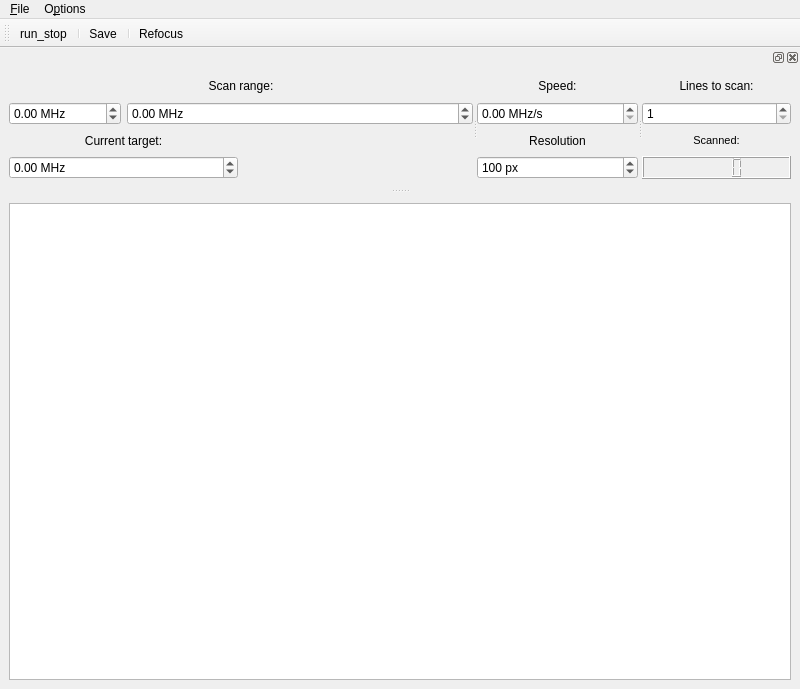
<?xml version="1.0" encoding="UTF-8"?>
<ui version="4.0">
 <class>MainWindow</class>
 <widget class="QMainWindow" name="MainWindow">
  <property name="geometry">
   <rect>
    <x>0</x>
    <y>0</y>
    <width>800</width>
    <height>689</height>
   </rect>
  </property>
  <property name="minimumSize">
   <size>
    <width>800</width>
    <height>600</height>
   </size>
  </property>
  <property name="contextMenuPolicy">
   <enum>Qt::DefaultContextMenu</enum>
  </property>
  <property name="windowTitle">
   <string>PLE scan</string>
  </property>
  <widget class="QWidget" name="centralwidget">
   <layout class="QGridLayout" name="gridLayout_3">
    <item row="0" column="0">
     <layout class="QVBoxLayout" name="verticalLayout">
      <item>
       <widget class="PlotWidget" name="voltscan_ViewWidget">
        <property name="sizePolicy">
         <sizepolicy hsizetype="Expanding" vsizetype="Expanding">
          <horstretch>0</horstretch>
          <verstretch>0</verstretch>
         </sizepolicy>
        </property>
        <property name="minimumSize">
         <size>
          <width>0</width>
          <height>200</height>
         </size>
        </property>
       </widget>
      </item>
     </layout>
    </item>
   </layout>
  </widget>
  <widget class="QMenuBar" name="menubar">
   <property name="geometry">
    <rect>
     <x>0</x>
     <y>0</y>
     <width>800</width>
     <height>21</height>
    </rect>
   </property>
   <widget class="QMenu" name="menu_File">
    <property name="title">
     <string>&amp;File</string>
    </property>
    <addaction name="action_Save"/>
    <addaction name="action_Exit"/>
   </widget>
   <widget class="QMenu" name="menu_Options">
    <property name="title">
     <string>O&amp;ptions</string>
    </property>
    <addaction name="action_Settings"/>
   </widget>
   <addaction name="menu_File"/>
   <addaction name="menu_Options"/>
  </widget>
  <widget class="QToolBar" name="toolBar">
   <property name="windowTitle">
    <string>toolBar</string>
   </property>
   <attribute name="toolBarArea">
    <enum>TopToolBarArea</enum>
   </attribute>
   <attribute name="toolBarBreak">
    <bool>false</bool>
   </attribute>
   <addaction name="action_run_stop"/>
   <addaction name="separator"/>
   <addaction name="action_Save"/>
   <addaction name="separator"/>
   <addaction name="actionRefocus"/>
  </widget>
  <widget class="QDockWidget" name="scan_control_DockWidget">
   <property name="sizePolicy">
    <sizepolicy hsizetype="Minimum" vsizetype="Minimum">
     <horstretch>0</horstretch>
     <verstretch>0</verstretch>
    </sizepolicy>
   </property>
   <property name="minimumSize">
    <size>
     <width>450</width>
     <height>140</height>
    </size>
   </property>
   <attribute name="dockWidgetArea">
    <number>4</number>
   </attribute>
   <widget class="QWidget" name="controlDockWidgetContents">
    <layout class="QGridLayout" name="gridLayout_5">
     <item row="0" column="0">
      <widget class="QSplitter" name="splitter">
       <property name="orientation">
        <enum>Qt::Horizontal</enum>
       </property>
       <widget class="QWidget" name="layoutWidget">
        <layout class="QGridLayout" name="gridLayout_2">
         <item row="0" column="0" colspan="2">
          <layout class="QVBoxLayout" name="verticalLayout_2">
           <item>
            <widget class="QLabel" name="rangeLabel">
             <property name="text">
              <string>Scan range:</string>
             </property>
             <property name="alignment">
              <set>Qt::AlignCenter</set>
             </property>
            </widget>
           </item>
           <item>
            <layout class="QHBoxLayout" name="horizontalLayout_2">
             <item>
              <widget class="ScienDSpinBox" name="startDoubleSpinBox">
               <property name="sizePolicy">
                <sizepolicy hsizetype="Minimum" vsizetype="Fixed">
                 <horstretch>0</horstretch>
                 <verstretch>0</verstretch>
                </sizepolicy>
               </property>
               <property name="minimumSize">
                <size>
                 <width>70</width>
                 <height>5</height>
                </size>
               </property>
               <property name="wrapping">
                <bool>false</bool>
               </property>
               <property name="frame">
                <bool>true</bool>
               </property>
               <property name="suffix">
                <string> MHz</string>
               </property>
               <property name="decimals">
                <number>2</number>
               </property>
               <property name="minimum">
                <double>-99.000000000000000</double>
               </property>
               <property name="maximum">
                <double>100000000.000000000000000</double>
               </property>
              </widget>
             </item>
             <item>
              <widget class="ScienDSpinBox" name="stopDoubleSpinBox">
               <property name="sizePolicy">
                <sizepolicy hsizetype="MinimumExpanding" vsizetype="Fixed">
                 <horstretch>0</horstretch>
                 <verstretch>0</verstretch>
                </sizepolicy>
               </property>
               <property name="minimumSize">
                <size>
                 <width>70</width>
                 <height>0</height>
                </size>
               </property>
               <property name="suffix">
                <string> MHz</string>
               </property>
               <property name="decimals">
                <number>2</number>
               </property>
               <property name="minimum">
                <double>-99.000000000000000</double>
               </property>
               <property name="maximum">
                <double>100000000.000000000000000</double>
               </property>
              </widget>
             </item>
            </layout>
           </item>
          </layout>
         </item>
         <item row="1" column="0">
          <layout class="QVBoxLayout" name="verticalLayout_3">
           <item>
            <widget class="QLabel" name="constLabel">
             <property name="text">
              <string>Current target:</string>
             </property>
             <property name="alignment">
              <set>Qt::AlignCenter</set>
             </property>
            </widget>
           </item>
           <item>
            <widget class="ScienDSpinBox" name="constDoubleSpinBox">
             <property name="minimumSize">
              <size>
               <width>70</width>
               <height>0</height>
              </size>
             </property>
             <property name="suffix">
              <string> MHz</string>
             </property>
             <property name="decimals">
              <number>2</number>
             </property>
             <property name="minimum">
              <double>-99.000000000000000</double>
             </property>
             <property name="maximum">
              <double>100000000.000000000000000</double>
             </property>
            </widget>
           </item>
          </layout>
         </item>
         <item row="1" column="1">
          <layout class="QVBoxLayout" name="verticalLayout_8">
           <item>
            <widget class="QLabel" name="label">
             <property name="text">
              <string/>
             </property>
            </widget>
           </item>
           <item>
            <widget class="QLabel" name="label_2">
             <property name="text">
              <string/>
             </property>
            </widget>
           </item>
          </layout>
         </item>
        </layout>
       </widget>
       <widget class="QWidget" name="layoutWidget">
        <layout class="QVBoxLayout" name="verticalLayout_7">
         <item>
          <layout class="QVBoxLayout" name="verticalLayout_5">
           <item>
            <widget class="QLabel" name="speedLabel">
             <property name="text">
              <string>Speed:</string>
             </property>
             <property name="alignment">
              <set>Qt::AlignCenter</set>
             </property>
            </widget>
           </item>
           <item>
            <widget class="ScienDSpinBox" name="speedDoubleSpinBox">
             <property name="sizePolicy">
              <sizepolicy hsizetype="Ignored" vsizetype="Fixed">
               <horstretch>0</horstretch>
               <verstretch>0</verstretch>
              </sizepolicy>
             </property>
             <property name="minimumSize">
              <size>
               <width>80</width>
               <height>0</height>
              </size>
             </property>
             <property name="suffix">
              <string> MHz/s</string>
             </property>
             <property name="decimals">
              <number>2</number>
             </property>
             <property name="maximum">
              <double>100000000.000000000000000</double>
             </property>
            </widget>
           </item>
          </layout>
         </item>
         <item>
          <layout class="QVBoxLayout" name="verticalLayout_4">
           <item>
            <widget class="QLabel" name="resLabel">
             <property name="text">
              <string>Resolution</string>
             </property>
             <property name="alignment">
              <set>Qt::AlignCenter</set>
             </property>
            </widget>
           </item>
           <item>
            <widget class="QSpinBox" name="resolutionSpinBox">
             <property name="sizePolicy">
              <sizepolicy hsizetype="Ignored" vsizetype="Fixed">
               <horstretch>0</horstretch>
               <verstretch>0</verstretch>
              </sizepolicy>
             </property>
             <property name="minimumSize">
              <size>
               <width>60</width>
               <height>0</height>
              </size>
             </property>
             <property name="suffix">
              <string> px</string>
             </property>
             <property name="minimum">
              <number>1</number>
             </property>
             <property name="maximum">
              <number>999999</number>
             </property>
             <property name="value">
              <number>100</number>
             </property>
            </widget>
           </item>
          </layout>
         </item>
        </layout>
       </widget>
       <widget class="QWidget" name="layoutWidget">
        <layout class="QVBoxLayout" name="verticalLayout_10">
         <item>
          <layout class="QVBoxLayout" name="verticalLayout_9">
           <item>
            <widget class="QLabel" name="linesLabel">
             <property name="text">
              <string>Lines to scan:</string>
             </property>
             <property name="alignment">
              <set>Qt::AlignCenter</set>
             </property>
            </widget>
           </item>
           <item>
            <widget class="QSpinBox" name="lines_to_scan_SpinBox">
             <property name="sizePolicy">
              <sizepolicy hsizetype="Ignored" vsizetype="Fixed">
               <horstretch>0</horstretch>
               <verstretch>0</verstretch>
              </sizepolicy>
             </property>
             <property name="minimumSize">
              <size>
               <width>50</width>
               <height>0</height>
              </size>
             </property>
             <property name="minimum">
              <number>1</number>
             </property>
             <property name="maximum">
              <number>999999</number>
             </property>
            </widget>
           </item>
          </layout>
         </item>
         <item>
          <layout class="QVBoxLayout" name="verticalLayout_6">
           <item>
            <widget class="QLabel" name="scannedLabel">
             <property name="font">
              <font>
               <pointsize>8</pointsize>
              </font>
             </property>
             <property name="text">
              <string>Scanned:</string>
             </property>
             <property name="alignment">
              <set>Qt::AlignCenter</set>
             </property>
            </widget>
           </item>
           <item>
            <widget class="QLCDNumber" name="elapsed_lines_DisplayWidget"/>
           </item>
          </layout>
         </item>
        </layout>
       </widget>
      </widget>
     </item>
    </layout>
   </widget>
  </widget>
  <action name="action_Settings">
   <property name="icon">
    <iconset>
     <normaloff>../../artwork/icons/oxygen/22x22/configure.png</normaloff>../../artwork/icons/oxygen/22x22/configure.png</iconset>
   </property>
   <property name="text">
    <string>&amp;Settings</string>
   </property>
  </action>
  <action name="action_Save">
   <property name="icon">
    <iconset>
     <normaloff>../../artwork/icons/oxygen/22x22/document-save.png</normaloff>../../artwork/icons/oxygen/22x22/document-save.png</iconset>
   </property>
   <property name="text">
    <string>&amp;Save</string>
   </property>
   <property name="toolTip">
    <string>Save odmr data</string>
   </property>
  </action>
  <action name="action_Exit">
   <property name="icon">
    <iconset>
     <normaloff>../../artwork/icons/oxygen/22x22/application-exit.png</normaloff>../../artwork/icons/oxygen/22x22/application-exit.png</iconset>
   </property>
   <property name="text">
    <string>&amp;Close</string>
   </property>
  </action>
  <action name="action_run_stop">
   <property name="checkable">
    <bool>true</bool>
   </property>
   <property name="icon">
    <iconset>
     <normaloff>../../artwork/icons/qudiTheme/22x22/start-counter.png</normaloff>../../artwork/icons/qudiTheme/22x22/start-counter.png</iconset>
   </property>
   <property name="text">
    <string>run_stop</string>
   </property>
  </action>
  <action name="actionRefocus">
   <property name="text">
    <string>Refocus</string>
   </property>
  </action>
  <zorder>scan_control_DockWidget</zorder>
  <zorder>dockWidget</zorder>
  <zorder>dockWidget_3</zorder>
 </widget>
 <customwidgets>
  <customwidget>
   <class>PlotWidget</class>
   <extends>QGraphicsView</extends>
   <header>pyqtgraph</header>
  </customwidget>
  <customwidget>
   <class>ScienDSpinBox</class>
   <extends>QDoubleSpinBox</extends>
   <header>qtwidgets.scientific_spinbox.h</header>
  </customwidget>
 </customwidgets>
 <tabstops>
  <tabstop>lines_to_scan_SpinBox</tabstop>
  <tabstop>resolutionSpinBox</tabstop>
  <tabstop>speedDoubleSpinBox</tabstop>
  <tabstop>constDoubleSpinBox</tabstop>
  <tabstop>voltscan_cb_max_InputWidget</tabstop>
  <tabstop>voltscan_cb_high_centile_InputWidget</tabstop>
  <tabstop>voltscan_cb_low_centile_InputWidget</tabstop>
  <tabstop>voltscan_cb_min_InputWidget</tabstop>
  <tabstop>voltscan_cb_centiles_RadioButton</tabstop>
  <tabstop>voltscan_cb_manual_RadioButton</tabstop>
  <tabstop>voltscan_cb_ViewWidget</tabstop>
 </tabstops>
 <resources/>
 <connections>
  <connection>
   <sender>action_Exit</sender>
   <signal>triggered()</signal>
   <receiver>MainWindow</receiver>
   <slot>close()</slot>
   <hints>
    <hint type="sourcelabel">
     <x>-1</x>
     <y>-1</y>
    </hint>
    <hint type="destinationlabel">
     <x>531</x>
     <y>347</y>
    </hint>
   </hints>
  </connection>
 </connections>
 <buttongroups>
  <buttongroup name="buttonGroup"/>
 </buttongroups>
</ui>
